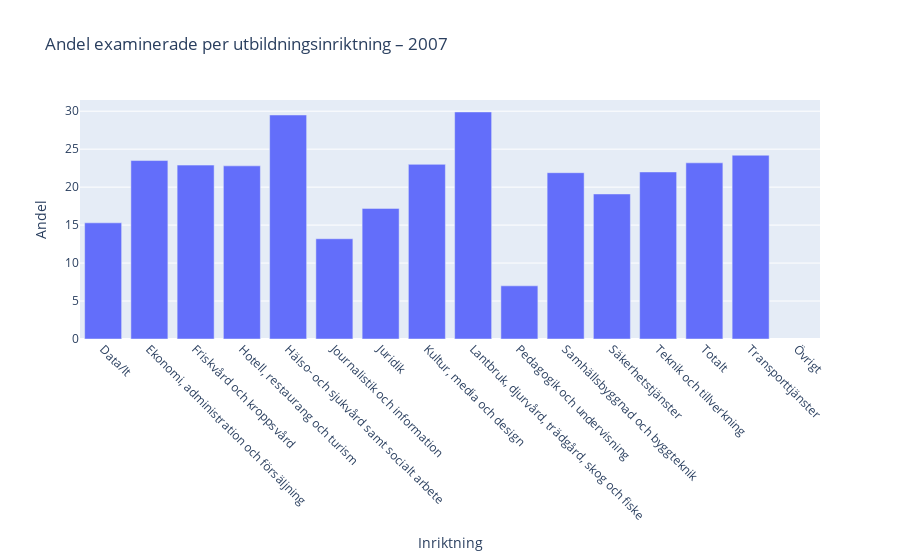

Notebook source saved alongside this figure:
### Code cell
# #! Data not correct

def stud_exa_year_bar(df, year): 
    fig = px.bar(
    df[df["År"] == year],
    x="utbildningens inriktning",
    y="Andel examinerade",
    title=f"Andel examinerade per utbildningsinriktning – {year}",
    labels={"utbildningens inriktning": "Inriktning", "Andel examinerade": "Andel"},

)
    fig.update_layout(xaxis_tickangle=45)
    return fig

stud_exa_year_bar(df_test, 2007)

### Figure 1 — Plotly figure (JSON) as saved in the notebook; plotly's stock layout.template omitted (floating-point values rounded to 4 significant figures)
{"data": [{"hovertemplate": "Inriktning=%{x}<br>Andel=%{y}<extra></extra>", "legendgroup": "", "marker": {"color": "#636efa", "pattern": {"shape": ""}}, "name": "", "orientation": "v", "showlegend": false, "textposition": "auto", "type": "bar", "x": ["Data/It", "Ekonomi, administration och försäljning", "Friskvård och kroppsvård", "Hotell, restaurang och turism", "Hälso- och sjukvård samt socialt arbete", "Journalistik och information", "Juridik", "Kultur, media och design", "Lantbruk, djurvård, trädgård, skog och fiske", "Pedagogik och undervisning", "Samhällsbyggnad och byggteknik", "Säkerhetstjänster", "Teknik och tillverkning", "Totalt", "Transporttjänster", "Övrigt"], "xaxis": "x", "y": [15.3, 23.5, 22.9, 22.8, 29.5, 13.2, 17.2, 23.0, 29.9, 7.0, 21.9, 19.1, 22.0, 23.2, 24.2, NaN], "yaxis": "y"}], "layout": {"barmode": "relative", "legend": {"tracegroupgap": 0}, "title": {"text": "Andel examinerade per utbildningsinriktning – 2007"}, "xaxis": {"anchor": "y", "domain": [0, 1], "tickangle": 45, "title": {"text": "Inriktning"}}, "yaxis": {"anchor": "x", "domain": [0, 1], "title": {"text": "Andel"}}}}
